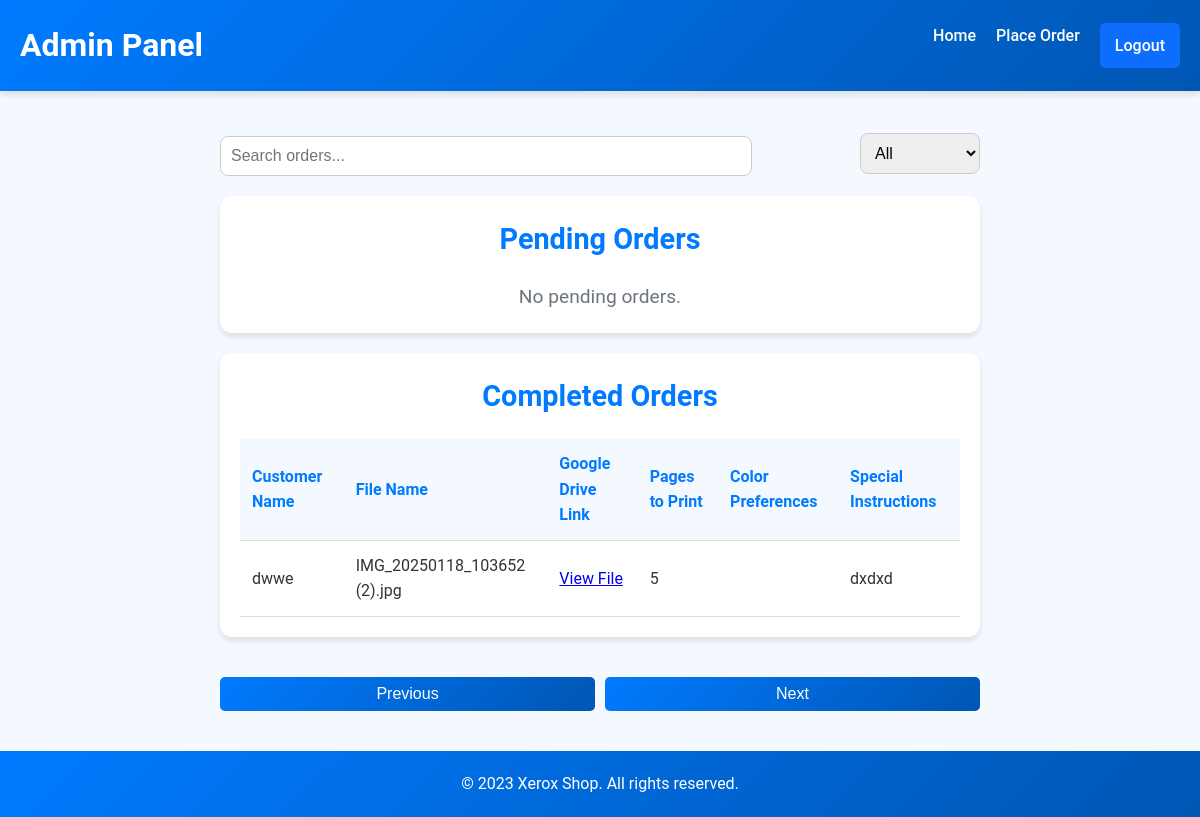
Before: /admin (signed in) with the older database file.
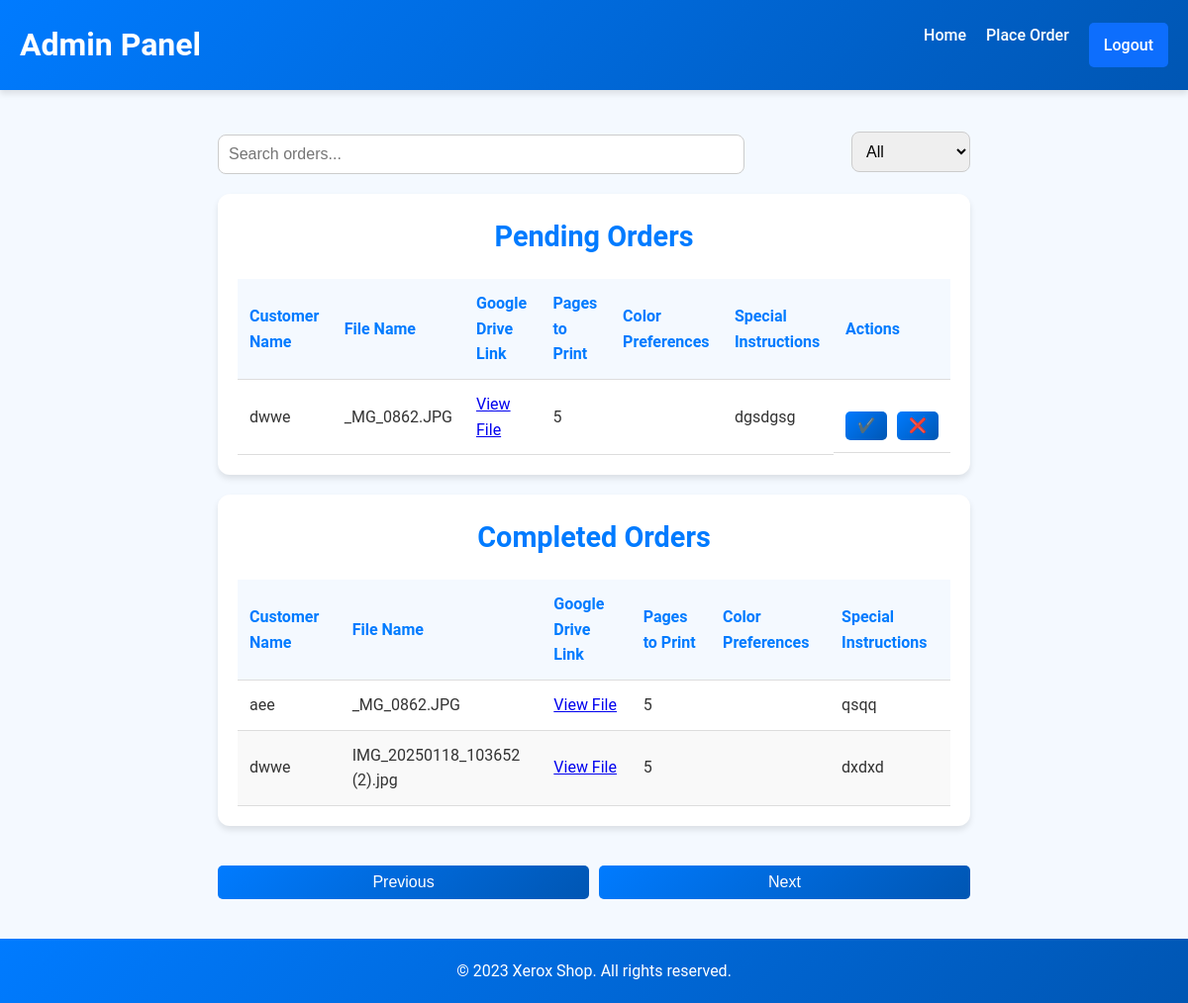
After: the same page with the newer database file.
### tables this page shows
CREATE TABLE orders (
            id INTEGER PRIMARY KEY AUTOINCREMENT,
            customer_name TEXT NOT NULL,
            file_name TEXT NOT NULL,
            drive_link TEXT NOT NULL,
            pages_to_print TEXT,
            pages_color TEXT,
            special_instructions TEXT,
            status TEXT DEFAULT 'Pending'
        );

### app.py (the view)
@app.route('/admin')
def admin():
    if not session.get('logged_in'):
        return redirect(url_for('login'))
    conn = sqlite3.connect('orders.db')
    c = conn.cursor()
    c.execute('SELECT * FROM orders WHERE status = "Pending" ORDER BY id DESC')
    pending_orders = c.fetchall()
    c.execute('SELECT * FROM orders WHERE status = "Completed" ORDER BY id DESC')
    completed_orders = c.fetchall()
    conn.close()
    return render_template('admin.html', pending_orders=pending_orders, completed_orders=completed_orders)

### templates/admin.html (shortened to what this page needs)
<!DOCTYPE html>
<html lang="en">
<head>
    <link rel="stylesheet" href="{{ url_for('static', filename='style.css') }}">
</head>
<body>
    <header class="header">
        <h1>Admin Panel</h1>
        <nav>
            <ul class="nav-links">
                <li><a href="{{ url_for('home') }}">Home</a></li>
                <li><a href="{{ url_for('index') }}">Place Order</a></li>
                <li><a href="{{ url_for('logout') }}" class="logout-btn">Logout</a></li>
            </ul>
        </nav>
    </header>
    <main class="container">
        <div class="search-bar">
            <input type="text" id="searchInput" placeholder="Search orders...">
            <select id="filterStatus">
                <option value="all">All</option>
            </select>
        </div>
        <div class="card">
            <h2>Pending Orders</h2>
            {% if not pending_orders %}
            <p class="empty-state">No pending orders.</p>
            {% else %}
            <table id="pendingOrdersTable">
                <thead>
                    <tr>
                        <th>Customer Name</th>
                        <th>File Name</th>
                        <th>Google Drive Link</th>
                        <th>Pages to Print</th>
                        <th>Color Preferences</th>
                        <th>Special Instructions</th>
                        <th>Actions</th>
                    </tr>
                </thead>
                <tbody>
                    {% for order in pending_orders %}
                    <tr data-order-id="{{ order[0] }}">
                        <td>{{ order[1] }}</td>
                        <td>{{ order[2] }}</td>
                        <td><a href="{{ order[3] }}" target="_blank">View File</a></td>
                        <td>{{ order[4] }}</td>
                        <td>{{ order[5] }}</td>
                        <td>{{ order[6] }}</td>
                        <td class="actions">
                            <button class="mark-done-btn" title="Mark as Done">✔️</button>
                            <button class="remove-order-btn" title="Remove">❌</button>
                        </td>
                    </tr>
                    {% endfor %}
                </tbody>
            </table>
            {% endif %}
        </div>
        <div class="card">
            <h2>Completed Orders</h2>
            {% if not completed_orders %}
            <p class="empty-state">No completed orders.</p>
            {% else %}
            <table id="completedOrdersTable">
                <thead>
                    <tr>
                        <th>Customer Name</th>
                        <th>File Name</th>
                        <th>Google Drive Link</th>
                        <th>Pages to Print</th>
                        <th>Color Preferences</th>
                        <th>Special Instructions</th>
                    </tr>
                </thead>
                <tbody>
                    {% for order in completed_orders %}
                    <tr>
                        <td>{{ order[1] }}</td>
                        <td>{{ order[2] }}</td>
                        <td><a href="{{ order[3] }}" target="_blank">View File</a></td>
                        <td>{{ order[4] }}</td>
                        <td>{{ order[5] }}</td>
                        <td>{{ order[6] }}</td>
                    </tr>
                    {% endfor %}
                </tbody>
            </table>
            {% endif %}
        </div>
        <div class="pagination">
            <button>Previous</button>
            <button>Next</button>
        </div>
    </main>
    <footer class="footer">
        <p>&copy; 2023 Xerox Shop. All rights reserved.</p>
    </footer>
</body>
</html>

### static/style.css (style rules this page uses)
* { margin: 0; padding: 0; box-sizing: border-box; }
body { font-family: 'Roboto', sans-serif; background-color: #f4f9ff; color: #333; line-height: 1.6; animation: fadeIn 1s ease-in-out; }
.header { display: flex; justify-content: space-between; align-items: center; padding: 20px; background: linear-gradient(135deg, #007bff, #0056b3); color: white; box-shadow: 0 4px 6px rgba(0, 0, 0, 0.1); }
.nav-links { list-style: none; display: flex; gap: 20px; }
.nav-links li { display: inline-block; }
.nav-links a { color: white; text-decoration: none; font-weight: 500; transition: color 0.3s ease; }
.logout-btn { float: right; background: #0d6efd; color: white; padding: 10px 15px; border-radius: 5px; text-decoration: none; transition: background 0.3s ease; }
.container { max-width: 800px; margin: 20px auto; padding: 20px; }
.card { background: white; padding: 20px; border-radius: 12px; box-shadow: 0 4px 6px rgba(0, 0, 0, 0.1); transition: transform 0.3s ease, box-shadow 0.3s ease; margin-bottom: 20px; }
.card h2 { text-align: center; margin-bottom: 20px; color: #007bff; font-size: 1.8rem; font-weight: 600; }
input[type="text"], input[type="file"], textarea { width: 100%; padding: 10px; margin-top: 5px; border: 1px solid #ccc; border-radius: 8px; font-size: 1rem; transition: border-color 0.3s ease; }
button { display: block; width: 100%; padding: 12px; margin-top: 20px; background: linear-gradient(135deg, #007bff, #0056b3); color: white; border: none; border-radius: 8px; font-size: 1rem; cursor: pointer; transition: background 0.3s ease; }
.footer { background: linear-gradient(135deg, #007bff, #0056b3); color: white; text-align: center; padding: 20px; }
table { width: 100%; border-collapse: collapse; margin-top: 10px; }
th, td { padding: 12px; text-align: left; border-bottom: 1px solid #ddd; }
th { background-color: #f4f9ff; color: #007bff; font-weight: 600; }
tr:nth-child(even) { background-color: #f9f9f9; }
.actions { display: flex; gap: 10px; }
button.mark-done-btn, button.remove-order-btn { padding: 6px 12px; border: none; border-radius: 5px; font-size: 0.9rem; cursor: pointer; transition: background 0.3s ease; }
button.mark-done-btn { background-color: #28a745; color: white; }
button.remove-order-btn { background-color: #dc3545; color: white; }
.search-bar { margin-bottom: 20px; display: flex; justify-content: space-between; align-items: center; }
.search-bar input[type="text"] { width: 70%; padding: 10px; border: 1px solid #ccc; border-radius: 8px; font-size: 1rem; }
.search-bar select { padding: 10px; border: 1px solid #ccc; border-radius: 8px; font-size: 1rem; }
.pagination { display: flex; justify-content: center; gap: 10px; margin-top: 20px; }
.pagination button { padding: 8px 12px; background-color: #007bff; color: white; border: none; border-radius: 5px; cursor: pointer; transition: background 0.3s ease; }

Changed rows visible on the page:
added orders: customer_name "dwwe", file_name "_MG_0862.JPG", pages_to_print "5", special_instructions "dgsdgsg", shown under "Pending Orders"
added orders: customer_name "aee", file_name "_MG_0862.JPG", pages_to_print "5", special_instructions "qsqq", shown under "Completed Orders"
Other visible differences:
text no longer shown: "No pending orders."
text now shown: "Customer Name File Name Google Drive Link Pages to Print Color Preferences Special Instructions Actions"
